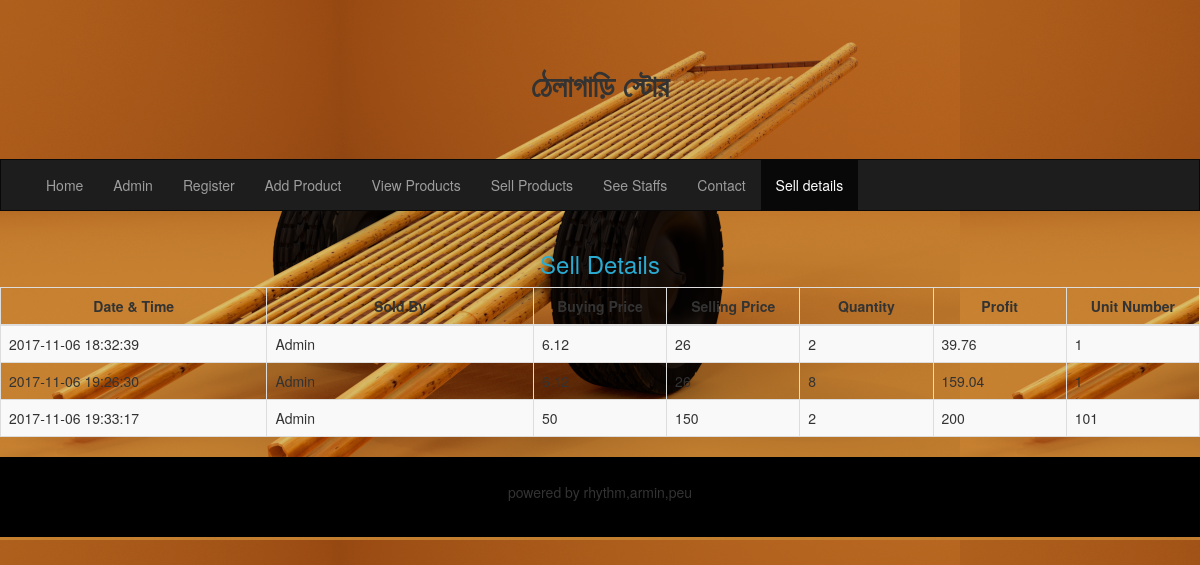
The app's page /sell_details.php with its own data.
### tables this page shows
CREATE TABLE `sell` (
  `unumber` int(11) NOT NULL,
  `quantity` int(11) NOT NULL,
  `bprice` double NOT NULL,
  `sprice` double NOT NULL,
  `profit` double NOT NULL,
  `date` timestamp NOT NULL DEFAULT CURRENT_TIMESTAMP ON UPDATE CURRENT_TIMESTAMP,
  `soldby` varchar(50) NOT NULL
);

### sell_details.php (the view, shortened to what this page needs)
<?php
include("master.php");
?>
<nav class="navbar navbar-inverse">
    <div class="container-fluid">
        <div class="collapse navbar-collapse" id="myNavbar">
            <ul class="nav navbar-nav">
                <li><a href="Home.php">Home</a></li>
                <li><a href="admin.php">Admin</a></li>
                <li><a href="register.php">Register</a></li>
                <li><a href="add_product.php">Add Product</a></li>
                <li><a href="view_product.php">View Products</a></li>
                <li><a href="sell_product.php">Sell Products</a></li>
                <li><a href="staff.php">See Staffs</a></li>
                <li><a href="contact.php">Contact</a></li>
                <li class="active"><a href="sell_details.php">Sell details</a></li>
            </ul>
        </div>
    </div>
</nav>
<div class="table-scrol">
    <div class="table-responsive">
        <table class="table table-bordered table-hover table-striped" style="table-layout: fixed">
            <thead>
            <tr>
                <th colspan="2"><center>Date & Time</center></th>
                <th colspan="2"><center>Sold By</center></th>
                <th><center>Buying Price</center></th>
                <th><center>Selling Price</center></th>
                <th><center>Quantity</center></th>
                <th><center>Profit</center></th>
                <th><center>Unit Number</center></th>
            </tr>
            </thead>
            <?php
            include("database/db_conection.php");
            if(isset($_POST['submit']))
            {
                ?>
                <h3 align="center">Sell Details</h3>
                <?php
                $view_sell_query="select * from sell";
                $run=mysqli_query($dbcon,$view_sell_query);
                while($row=mysqli_fetch_array($run))
                {
                    $user_soldby  = $row['soldby'];
                    $user_profit  = $row['profit'];
                    $user_bprice  = $row['bprice'];
                    $user_sprice = $row['sprice'];
                    $user_date = $row['date'];
                    $user_quantity = $row['quantity'];
                    $user_unumber = $row['unumber'];
                    ?>
                    <tr>
                        <td colspan="2"><?php echo $user_date;  ?></td>
                        <td colspan="2"><?php echo $user_soldby;  ?></td>
                        <td><?php echo $user_bprice;  ?></td>
                        <td><?php echo $user_sprice;  ?></td>
                        <td><?php echo $user_quantity;  ?></td>
                        <td><?php echo $user_profit;  ?></td>
                        <td><?php echo $user_unumber;  ?></td>
                    </tr>
                <?php }?>
            <?php }
            else
            {
                ?>
                <h3 align="center" style="color: #2aabd2">Sell Details</h3>
                <?php
                $view_sell_query="select * from sell";
                $run=mysqli_query($dbcon,$view_sell_query);
                while($row=mysqli_fetch_array($run))
                {
                    $user_soldby  = $row['soldby'];
                    $user_profit  = $row['profit'];
                    $user_bprice  = $row['bprice'];
                    $user_sprice = $row['sprice'];
                    $user_date = $row['date'];
                    $user_quantity = $row['quantity'];
                    $user_unumber = $row['unumber'];
                    ?>
                    <tr>
                        <td colspan="2"><?php echo $user_date;  ?></td>
                        <td colspan="2"><?php echo $user_soldby;  ?></td>
                        <td><?php echo $user_bprice;  ?></td>
                        <td><?php echo $user_sprice;  ?></td>
                        <td><?php echo $user_quantity;  ?></td>
                        <td><?php echo $user_profit;  ?></td>
                        <td><?php echo $user_unumber;  ?></td>
                    </tr>
                <?php } ?>
            <?php } ?>
        </table>
    </div>
</div>
<footer class="container-fluid text-center">
    <p>powered by rhythm,armin,peu</p>
</footer>
</body>
</html>

### master.php (style rules this page uses)
.navbar { background-color: #1d1d1d; margin-bottom: 20px; border-radius: 0; }
footer { background-color: #000; padding: 25px; }

### records on screen
sell: date "2017-11-06 18:32:39", soldby "Admin", bprice "6.12", sprice "26", quantity "2", profit "39.76", unumber "1"
sell: date "2017-11-06 19:26:30", soldby "Admin", sprice "26", quantity "8", profit "159.04", unumber "1"
sell: date "2017-11-06 19:33:17", soldby "Admin", bprice "50", sprice "150", quantity "2", profit "200", unumber "101"
